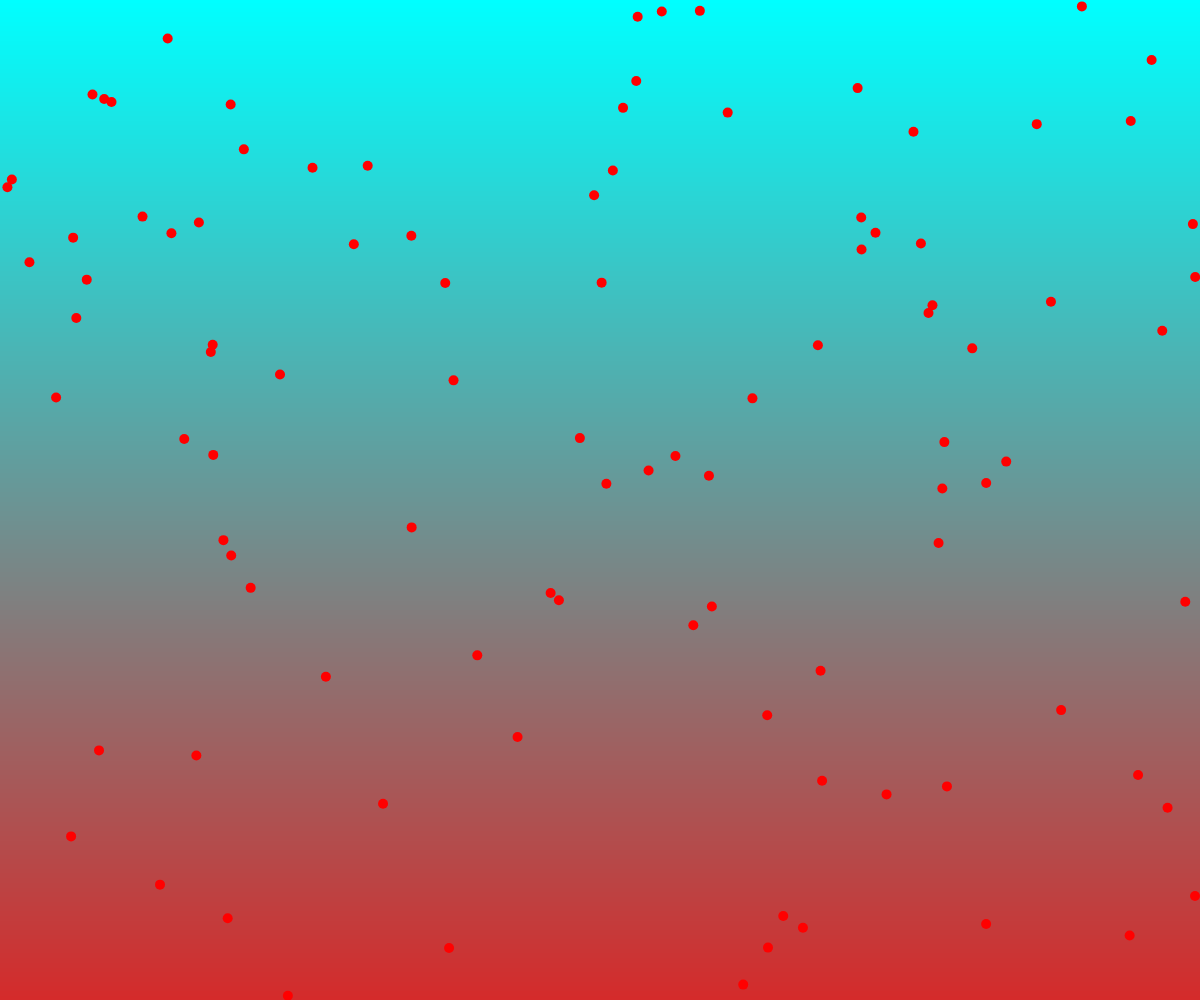
Frame 1 (no input)
Frame 60 (no input): identical to frame 1, image omitted
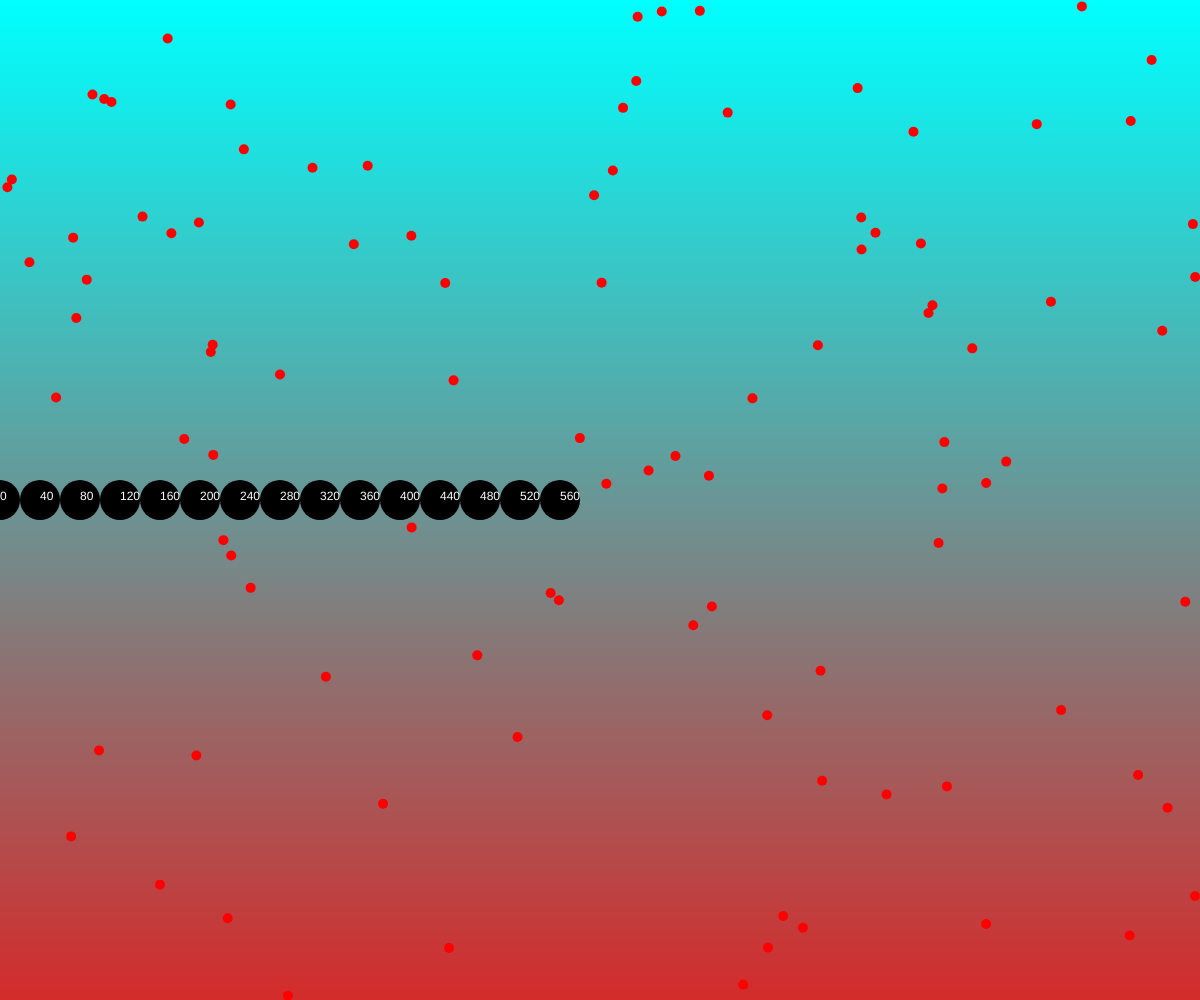
Frame 120 (the mouse pressed at the canvas centre since frame 60)

The p5.js sketch that drew these frames (run headless with seeded random() and noise() and a simulated clock; from frame 60 on, the mouse is pressed at the canvas centre):

// p5.js sketch
// ── sketch.js
// Drawing with Loops
// Mr. Scott
// Sept 19, 2024

function setup() {
  createCanvas(windowWidth, windowHeight);
}

function draw() {
  myBackground();
  myForeground();
  //screen is updated at end of draw()
}

function myBackground(){
  //use a loop to draw a gradient background
  
  let rectHeight = 1;
  noStroke();
  //y:  0   40   80   120   160  200 >255
  for(let y = 0; y < height; y+= rectHeight){
    let value = map(y,0,width,0,255);
    fill(value,255-value,255-value);
    rect(0, y, width, rectHeight);
  }


}

function myForeground(){
  //use FOR / WHILE loops to draw on the canvas
  //   loop var  ;   condition   ;  var modification
  // x:  0  40  80  120

  for (let x = 0 ; x < mouseX ; x = x + 40){
    fill(0); 
    circle(x, height/2, 40);
    fill(255);
    text(x, x,height/2);
  }

  // Draw some Stars
  randomSeed(989);
  let starCount = 0;
  fill(255,0,0); //red
  while(starCount < 100){
    let x = random(0, width);
    let y = random(0, height);
    circle(x,y,10);
    starCount++;
  }









}
